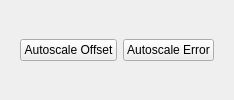
      <widget class="QWidget" name="tabSignal">
       <attribute name="title">
        <string>Signal</string>
       </attribute>
       <layout class="QGridLayout" name="gridLayout_26">
        <item row="0" column="0">
         <widget class="QWidget" name="signalWidget" native="true">
          <layout class="QGridLayout" name="gridLayout_12">
           <item row="0" column="0">
            <layout class="QGridLayout" name="gridLayout_10">
             <item row="0" column="0">
              <layout class="QHBoxLayout" name="horizontalLayout_20">
               <item>
                <widget class="QPushButton" name="pushButton_5">
                 <property name="sizePolicy">
                  <sizepolicy hsizetype="Fixed" vsizetype="Fixed">
                   <horstretch>0</horstretch>
                   <verstretch>0</verstretch>
                  </sizepolicy>
                 </property>
                 <property name="styleSheet">
                  <string notr="true"/>
                 </property>
                 <property name="text">
                  <string>Autoscale Offset</string>
                 </property>
                 <property name="checkable">
                  <bool>true</bool>
                 </property>
                </widget>
               </item>
               <item>
                <widget class="QPushButton" name="pushButton_4">
                 <property name="sizePolicy">
                  <sizepolicy hsizetype="Fixed" vsizetype="Fixed">
                   <horstretch>0</horstretch>
                   <verstretch>0</verstretch>
                  </sizepolicy>
                 </property>
                 <property name="styleSheet">
                  <string notr="true"/>
                 </property>
                 <property name="text">
                  <string>Autoscale Error</string>
                 </property>
                 <property name="checkable">
                  <bool>true</bool>
                 </property>
                </widget>
               </item>
              </layout>
             </item>
            </layout>
           </item>
          </layout>
         </widget>
        </item>
       </layout>
      </widget>
